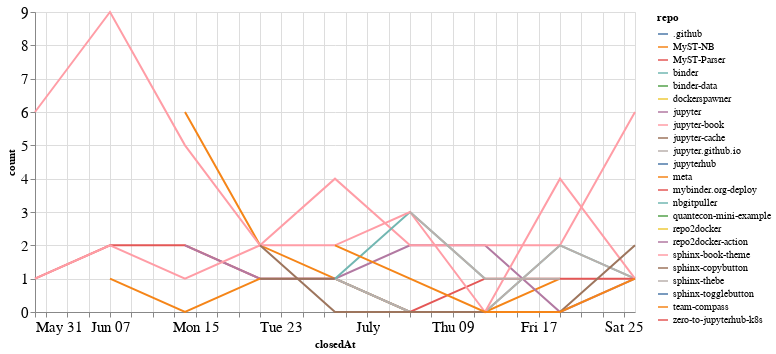

Notebook source saved alongside this figure:
### Code cell
closed_by_time = closed_by.groupby('repo').resample('W', on='closedAt').count()['author'].reset_index()
closed_by_time = closed_by_time.rename(columns={'author': 'count'})

alt.Chart(closed_by_time, width=600).mark_line().encode(
    x='closedAt',
    y='count',
    color='repo',
    tooltip="repo"
)

### Figure 1 — Vega-Lite specification as saved in the notebook (floating-point values rounded to 4 significant figures)
{"config": {"axisLeft": {"labelFontSize": 15}, "axisBottom": {"labelFontSize": 15}}, "data": {"name": "data-6239e732723973d9945a7abbf7c754a7"}, "mark": "line", "encoding": {"color": {"type": "nominal", "field": "repo"}, "tooltip": {"type": "nominal", "field": "repo"}, "x": {"type": "temporal", "field": "closedAt"}, "y": {"type": "quantitative", "field": "count"}}, "width": 600, "$schema": "https://vega.github.io/schema/vega-lite/v4.8.1.json", "datasets": {"data-6239e732723973d9945a7abbf7c754a7": [{"repo": ".github", "closedAt": "2020-07-05T00:00:00", "count": 1}, {"repo": "MyST-NB", "closedAt": "2020-06-14T00:00:00", "count": 6}, {"repo": "MyST-NB", "closedAt": "2020-06-21T00:00:00", "count": 2}, {"repo": "MyST-NB", "closedAt": "2020-06-28T00:00:00", "count": 1}, {"repo": "MyST-NB", "closedAt": "2020-07-05T00:00:00", "count": 0}, {"repo": "MyST-NB", "closedAt": "2020-07-12T00:00:00", "count": 0}, {"repo": "MyST-NB", "closedAt": "2020-07-19T00:00:00", "count": 1}, {"repo": "MyST-Parser", "closedAt": "2020-05-31T00:00:00", "count": 1}, {"repo": "MyST-Parser", "closedAt": "2020-06-07T00:00:00", "count": 2}, {"repo": "MyST-Parser", "closedAt": "2020-06-14T00:00:00", "count": 2}, {"repo": "MyST-Parser", "closedAt": "2020-06-21T00:00:00", "count": 1}, {"repo": "MyST-Parser", "closedAt": "2020-06-28T00:00:00", "count": 1}, {"repo": "MyST-Parser", "closedAt": "2020-07-05T00:00:00", "count": 0}, {"repo": "MyST-Parser", "closedAt": "2020-07-12T00:00:00", "count": 1}, {"repo": "MyST-Parser", "closedAt": "2020-07-19T00:00:00", "count": 1}, {"repo": "binder", "closedAt": "2020-06-28T00:00:00", "count": 1}, {"repo": "binder", "closedAt": "2020-07-05T00:00:00", "count": 0}, {"repo": "binder", "closedAt": "2020-07-12T00:00:00", "count": 0}, {"repo": "binder", "closedAt": "2020-07-19T00:00:00", "count": 2}, {"repo": "binder", "closedAt": "2020-07-26T00:00:00", "count": 1}, {"repo": "binder-data", "closedAt": "2020-06-21T00:00:00", "count": 1}, {"repo": "dockerspawner", "closedAt": "2020-06-28T00:00:00", "count": 2}, {"repo": "jupyter", "closedAt": "2020-06-14T00:00:00", "count": 2}, {"repo": "jupyter", "closedAt": "2020-06-21T00:00:00", "count": 1}, {"repo": "jupyter", "closedAt": "2020-06-28T00:00:00", "count": 1}, {"repo": "jupyter", "closedAt": "2020-07-05T00:00:00", "count": 2}, {"repo": "jupyter", "closedAt": "2020-07-12T00:00:00", "count": 2}, {"repo": "jupyter", "closedAt": "2020-07-19T00:00:00", "count": 0}, {"repo": "jupyter", "closedAt": "2020-07-26T00:00:00", "count": 1}, {"repo": "jupyter-book", "closedAt": "2020-05-31T00:00:00", "count": 6}, {"repo": "jupyter-book", "closedAt": "2020-06-07T00:00:00", "count": 9}, {"repo": "jupyter-book", "closedAt": "2020-06-14T00:00:00", "count": 5}, {"repo": "jupyter-book", "closedAt": "2020-06-21T00:00:00", "count": 2}, {"repo": "jupyter-book", "closedAt": "2020-06-28T00:00:00", "count": 4}, {"repo": "jupyter-book", "closedAt": "2020-07-05T00:00:00", "count": 2}, {"repo": "jupyter-book", "closedAt": "2020-07-12T00:00:00", "count": 2}, {"repo": "jupyter-book", "closedAt": "2020-07-19T00:00:00", "count": 2}, {"repo": "jupyter-book", "closedAt": "2020-07-26T00:00:00", "count": 6}, {"repo": "jupyter-cache", "closedAt": "2020-06-21T00:00:00", "count": 1}, {"repo": "jupyter-cache", "closedAt": "2020-06-28T00:00:00", "count": 1}, {"repo": "jupyter.github.io", "closedAt": "2020-06-28T00:00:00", "count": 1}, {"repo": "jupyter.github.io", "closedAt": "2020-07-05T00:00:00", "count": 0}, {"repo": "jupyter.github.io", "closedAt": "2020-07-12T00:00:00", "count": 0}, {"repo": "jupyter.github.io", "closedAt": "2020-07-19T00:00:00", "count": 2}, {"repo": "jupyter.github.io", "closedAt": "2020-07-26T00:00:00", "count": 1}, {"repo": "jupyterhub", "closedAt": "2020-07-12T00:00:00", "count": 1}, {"repo": "meta", "closedAt": "2020-06-07T00:00:00", "count": 1}, {"repo": "meta", "closedAt": "2020-06-14T00:00:00", "count": 0}, {"repo": "meta", "closedAt": "2020-06-21T00:00:00", "count": 1}, {"repo": "mybinder.org-deploy", "closedAt": "2020-07-19T00:00:00", "count": 1}, {"repo": "mybinder.org-deploy", "closedAt": "2020-07-26T00:00:00", "count": 1}, {"repo": "nbgitpuller", "closedAt": "2020-06-28T00:00:00", "count": 1}, {"repo": "nbgitpuller", "closedAt": "2020-07-05T00:00:00", "count": 3}, {"repo": "nbgitpuller", "closedAt": "2020-07-12T00:00:00", "count": 1}, {"repo": "quantecon-mini-example", "closedAt": "2020-06-21T00:00:00", "count": 1}, {"repo": "repo2docker", "closedAt": "2020-06-14T00:00:00", "count": 1}, {"repo": "repo2docker-action", "closedAt": "2020-07-26T00:00:00", "count": 1}, {"repo": "sphinx-book-theme", "closedAt": "2020-05-31T00:00:00", "count": 1}, {"repo": "sphinx-book-theme", "closedAt": "2020-06-07T00:00:00", "count": 2}, {"repo": "sphinx-book-theme", "closedAt": "2020-06-14T00:00:00", "count": 1}, {"repo": "sphinx-book-theme", "closedAt": "2020-06-21T00:00:00", "count": 2}, {"repo": "sphinx-book-theme", "closedAt": "2020-06-28T00:00:00", "count": 2}, {"repo": "sphinx-book-theme", "closedAt": "2020-07-05T00:00:00", "count": 3}, {"repo": "sphinx-book-theme", "closedAt": "2020-07-12T00:00:00", "count": 0}, {"repo": "sphinx-book-theme", "closedAt": "2020-07-19T00:00:00", "count": 4}, {"repo": "sphinx-book-theme", "closedAt": "2020-07-26T00:00:00", "count": 1}, {"repo": "sphinx-copybutton", "closedAt": "2020-06-21T00:00:00", "count": 2}, {"repo": "sphinx-copybutton", "closedAt": "2020-06-28T00:00:00", "count": 0}, {"repo": "sphinx-copybutton", "closedAt": "2020-07-05T00:00:00", "count": 0}, {"repo": "sphinx-copybutton", "closedAt": "2020-07-12T00:00:00", "count": 0}, {"repo": "sphinx-copybutton", "closedAt": "2020-07-19T00:00:00", "count": 0}, {"repo": "sphinx-copybutton", "closedAt": "2020-07-26T00:00:00", "count": 2}, {"repo": "sphinx-thebe", "closedAt": "2020-07-05T00:00:00", "count": 3}, {"repo": "sphinx-thebe", "closedAt": "2020-07-12T00:00:00", "count": 1}, {"repo": "sphinx-thebe", "closedAt": "2020-07-19T00:00:00", "count": 1}, {"repo": "sphinx-togglebutton", "closedAt": "2020-06-14T00:00:00", "count": 1}, {"repo": "team-compass", "closedAt": "2020-06-28T00:00:00", "count": 2}, {"repo": "team-compass", "closedAt": "2020-07-05T00:00:00", "count": 1}, {"repo": "team-compass", "closedAt": "2020-07-12T00:00:00", "count": 0}, {"repo": "team-compass", "closedAt": "2020-07-19T00:00:00", "count": 0}, {"repo": "team-compass", "closedAt": "2020-07-26T00:00:00", "count": 1}, {"repo": "zero-to-jupyterhub-k8s", "closedAt": "2020-07-05T00:00:00", "count": 1}]}}
